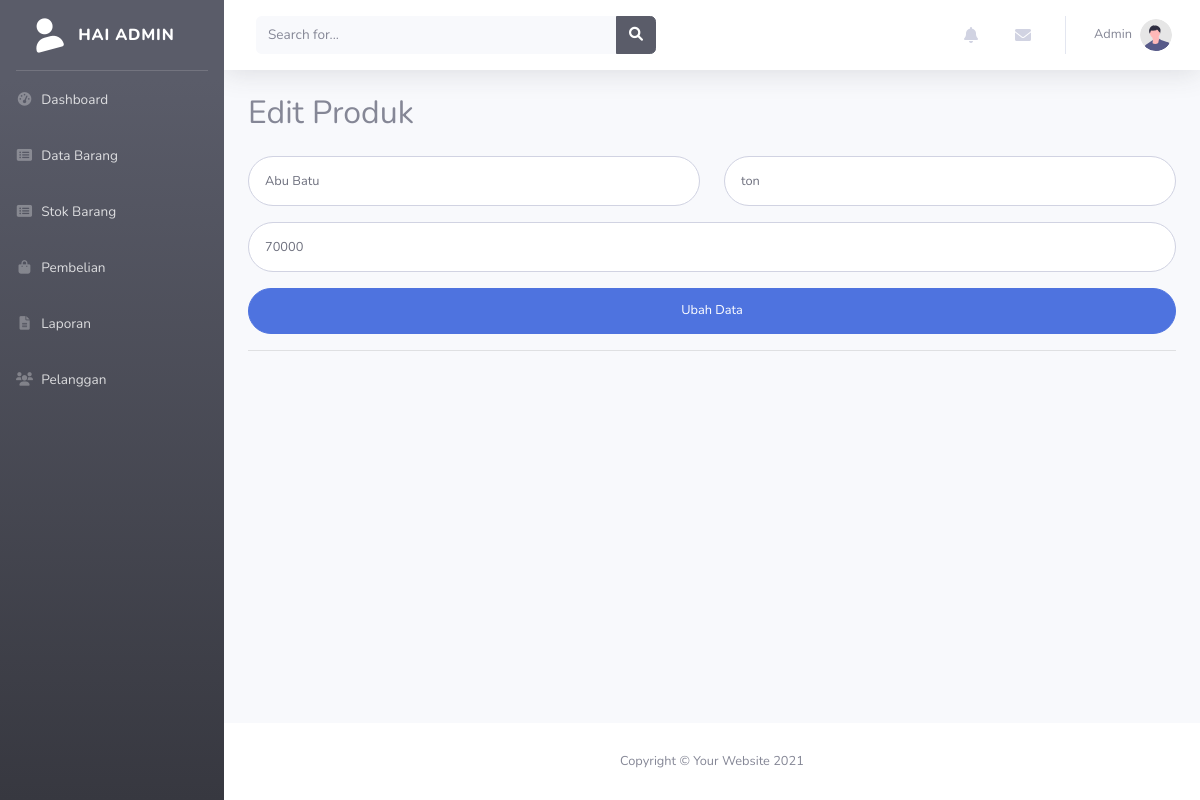
The page /admin/index.php?halaman=edit_produk&id=16 (signed in) on the database its author committed.
### tables this page shows
CREATE TABLE `produk` (
  `id_produk` int(11) NOT NULL,
  `nama_produk` varchar(50) NOT NULL DEFAULT '0',
  `unit` varchar(10) NOT NULL DEFAULT '0',
  `harga_produk` int(11) NOT NULL DEFAULT 0,
  `foto` varchar(50) NOT NULL DEFAULT '0'
);

### App/query.php (called while the page is built, shortened)
<?php
function query_select($table = false, $select = null) {
	global $conn;
	if($select) {
		$result = mysqli_query($conn, "SELECT * FROM " . $table . " WHERE " . $select);
	} else {
		$result = mysqli_query($conn, "SELECT * FROM " . $table);
	}
	$rows = [];
	while( $row = mysqli_fetch_assoc($result) ) {
		$rows[] = $row;
	}
	return $rows;
}

### admin/edit_produk.php (the view, shortened to what this page needs)
<?php
require '../App/query.php';
if( isset($_GET['id']) ) {
  $produk = query_select('produk', "id_produk='$_GET[id]'");
  if( $produk ) {
    $produk = $produk[0];
  }
}
?>
<h2>Edit Produk</h2>
<form action="" method="post" class="user mt-4" enctype="multipart/form-data">
  <div class="form-group  row">
    <div class="col-md-6">
      <input type="text" class="form-control form-control-user" name="nama_produk" id="nama_produk" placeholder="Masukkan Nama Produk" value="<?= $produk["nama_produk"] ?>" autocomplete="off">
    </div>
    <div class="col-md-6">
      <input type="text" class="form-control form-control-user" value="<?= $produk["unit"] ?>" name="unit" id="unit" placeholder="Masukkan Unit (gram / ml / Pcs)">
    </div>
  </div>
  <div class="form-group">
      <input type="number" class="form-control form-control-user" value="<?= $produk["harga_produk"] ?>" name="harga" id="harga"
          placeholder="Harga (Rp)" autocomplete="off">
  </div>
  <button type="submit" class="btn btn-primary btn-user btn-block" name="ubah">Ubah Data</button>
  <hr>
</form>

### rows shown on the page
produk: nama_produk "Abu Batu", unit "ton", harga "70000"
